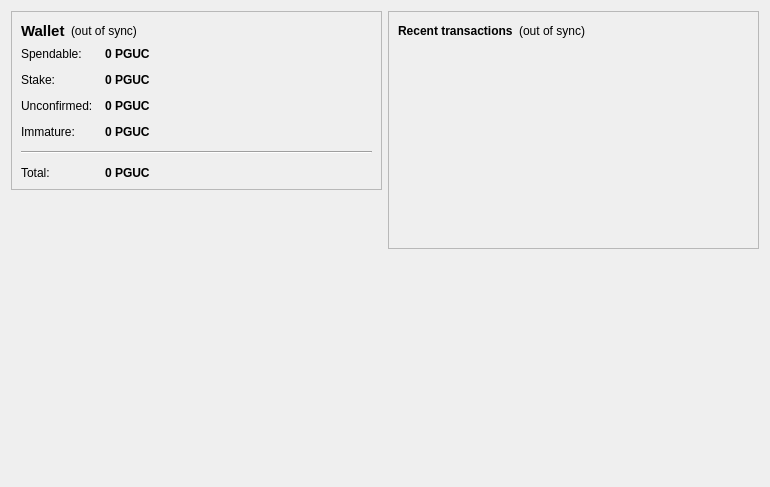
<?xml version="1.0" encoding="UTF-8"?>
<ui version="4.0">
 <class>OverviewPage</class>
 <widget class="QWidget" name="OverviewPage">
  <property name="geometry">
   <rect>
    <x>0</x>
    <y>0</y>
    <width>770</width>
    <height>487</height>
   </rect>
  </property>
  <property name="windowTitle">
   <string>Form</string>
  </property>
  <layout class="QHBoxLayout" name="horizontalLayout" stretch="1,1">
   <item>
    <layout class="QVBoxLayout" name="verticalLayout_2">
     <item>
      <widget class="QFrame" name="frame">
       <property name="frameShape">
        <enum>QFrame::StyledPanel</enum>
       </property>
       <property name="frameShadow">
        <enum>QFrame::Raised</enum>
       </property>
       <layout class="QVBoxLayout" name="verticalLayout_4">
        <item>
         <layout class="QHBoxLayout" name="horizontalLayout_4">
          <item>
           <widget class="QLabel" name="label_5">
            <property name="font">
             <font>
              <pointsize>11</pointsize>
              <weight>75</weight>
              <bold>true</bold>
             </font>
            </property>
            <property name="text">
             <string>Wallet</string>
            </property>
           </widget>
          </item>
          <item>
           <widget class="QLabel" name="labelWalletStatus">
            <property name="toolTip">
             <string>The displayed information may be out of date. Your wallet automatically synchronizes with the plusgoldunioncoin network after a connection is established, but this process has not completed yet.</string>
            </property>
            <property name="styleSheet">
             <string notr="true"/>
            </property>
            <property name="text">
             <string notr="true">(out of sync)</string>
            </property>
            <property name="alignment">
             <set>Qt::AlignLeading|Qt::AlignLeft|Qt::AlignVCenter</set>
            </property>
           </widget>
          </item>
          <item>
           <spacer name="horizontalSpacer_2">
            <property name="orientation">
             <enum>Qt::Horizontal</enum>
            </property>
            <property name="sizeHint" stdset="0">
             <size>
              <width>40</width>
              <height>20</height>
             </size>
            </property>
           </spacer>
          </item>
         </layout>
        </item>
        <item>
         <layout class="QFormLayout" name="formLayout_2">
          <property name="fieldGrowthPolicy">
           <enum>QFormLayout::AllNonFixedFieldsGrow</enum>
          </property>
          <property name="horizontalSpacing">
           <number>12</number>
          </property>
          <property name="verticalSpacing">
           <number>12</number>
          </property>
          <item row="0" column="0">
           <widget class="QLabel" name="label">
            <property name="text">
             <string>Spendable:</string>
            </property>
           </widget>
          </item>
          <item row="0" column="1">
           <widget class="QLabel" name="labelBalance">
            <property name="font">
             <font>
              <weight>75</weight>
              <bold>true</bold>
             </font>
            </property>
            <property name="cursor">
             <cursorShape>IBeamCursor</cursorShape>
            </property>
            <property name="toolTip">
             <string>Your current spendable balance</string>
            </property>
            <property name="text">
             <string notr="true">0 PGUC</string>
            </property>
            <property name="textInteractionFlags">
             <set>Qt::LinksAccessibleByMouse|Qt::TextSelectableByKeyboard|Qt::TextSelectableByMouse</set>
            </property>
           </widget>
          </item>
          <item row="1" column="0">
           <widget class="QLabel" name="label_6">
            <property name="text">
             <string>Stake:</string>
            </property>
           </widget>
          </item>
          <item row="1" column="1">
           <widget class="QLabel" name="labelStake">
            <property name="font">
             <font>
              <weight>75</weight>
              <bold>true</bold>
             </font>
            </property>
            <property name="cursor">
             <cursorShape>IBeamCursor</cursorShape>
            </property>
            <property name="toolTip">
             <string>Total of coins that was staked, and do not yet count toward the current balance</string>
            </property>
            <property name="text">
             <string notr="true">0 PGUC</string>
            </property>
            <property name="textInteractionFlags">
             <set>Qt::LinksAccessibleByMouse|Qt::TextSelectableByKeyboard|Qt::TextSelectableByMouse</set>
            </property>
           </widget>
          </item>
          <item row="2" column="0">
           <widget class="QLabel" name="label_3">
            <property name="text">
             <string>Unconfirmed:</string>
            </property>
           </widget>
          </item>
          <item row="2" column="1">
           <widget class="QLabel" name="labelUnconfirmed">
            <property name="font">
             <font>
              <weight>75</weight>
              <bold>true</bold>
             </font>
            </property>
            <property name="cursor">
             <cursorShape>IBeamCursor</cursorShape>
            </property>
            <property name="toolTip">
             <string>Total of transactions that have yet to be confirmed, and do not yet count toward the current balance</string>
            </property>
            <property name="text">
             <string notr="true">0 PGUC</string>
            </property>
            <property name="textInteractionFlags">
             <set>Qt::LinksAccessibleByMouse|Qt::TextSelectableByKeyboard|Qt::TextSelectableByMouse</set>
            </property>
           </widget>
          </item>
          <item row="3" column="0">
           <widget class="QLabel" name="labelImmatureText">
            <property name="text">
             <string>Immature:</string>
            </property>
           </widget>
          </item>
          <item row="3" column="1">
           <widget class="QLabel" name="labelImmature">
            <property name="font">
             <font>
              <weight>75</weight>
              <bold>true</bold>
             </font>
            </property>
            <property name="toolTip">
             <string>Mined balance that has not yet matured</string>
            </property>
            <property name="text">
             <string notr="true">0 PGUC</string>
            </property>
            <property name="textInteractionFlags">
             <set>Qt::LinksAccessibleByMouse|Qt::TextSelectableByKeyboard|Qt::TextSelectableByMouse</set>
            </property>
           </widget>
          </item>
          <item row="4" column="0" colspan="2">
           <widget class="Line" name="line">
            <property name="orientation">
             <enum>Qt::Horizontal</enum>
            </property>
           </widget>
          </item>
          <item row="5" column="0">
           <widget class="QLabel" name="labelTotalText">
            <property name="text">
             <string>Total:</string>
            </property>
           </widget>
          </item>
          <item row="5" column="1">
           <widget class="QLabel" name="labelTotal">
            <property name="font">
             <font>
              <weight>75</weight>
              <bold>true</bold>
             </font>
            </property>
            <property name="cursor">
             <cursorShape>IBeamCursor</cursorShape>
            </property>
            <property name="toolTip">
             <string>Your current total balance</string>
            </property>
            <property name="text">
             <string notr="true">0 PGUC</string>
            </property>
            <property name="textInteractionFlags">
             <set>Qt::LinksAccessibleByMouse|Qt::TextSelectableByKeyboard|Qt::TextSelectableByMouse</set>
            </property>
           </widget>
          </item>
         </layout>
        </item>
       </layout>
      </widget>
     </item>
     <item>
      <spacer name="verticalSpacer">
       <property name="orientation">
        <enum>Qt::Vertical</enum>
       </property>
       <property name="sizeHint" stdset="0">
        <size>
         <width>20</width>
         <height>40</height>
        </size>
       </property>
      </spacer>
     </item>
     <item>
      <widget class="QLabel" name="label_2">
       <property name="autoFillBackground">
        <bool>true</bool>
       </property>
       <property name="text">
        <string/>
       </property>
       <property name="pixmap">
        <pixmap resource="../bitcoin.qrc">:/icons/mastbg</pixmap>
       </property>
       <property name="scaledContents">
        <bool>false</bool>
       </property>
       <property name="alignment">
        <set>Qt::AlignCenter</set>
       </property>
       <property name="margin">
        <number>0</number>
       </property>
      </widget>
     </item>
    </layout>
   </item>
   <item>
    <layout class="QVBoxLayout" name="verticalLayout_3">
     <item>
      <widget class="QFrame" name="frame_2">
       <property name="frameShape">
        <enum>QFrame::StyledPanel</enum>
       </property>
       <property name="frameShadow">
        <enum>QFrame::Raised</enum>
       </property>
       <layout class="QVBoxLayout" name="verticalLayout">
        <item>
         <layout class="QHBoxLayout" name="horizontalLayout_2">
          <item>
           <widget class="QLabel" name="label_4">
            <property name="text">
             <string>&lt;b&gt;Recent transactions&lt;/b&gt;</string>
            </property>
           </widget>
          </item>
          <item>
           <widget class="QLabel" name="labelTransactionsStatus">
            <property name="toolTip">
             <string>The displayed information may be out of date. Your wallet automatically synchronizes with the plusgoldunioncoin network after a connection is established, but this process has not completed yet.</string>
            </property>
            <property name="styleSheet">
             <string notr="true"/>
            </property>
            <property name="text">
             <string notr="true">(out of sync)</string>
            </property>
            <property name="alignment">
             <set>Qt::AlignRight|Qt::AlignTrailing|Qt::AlignVCenter</set>
            </property>
           </widget>
          </item>
          <item>
           <spacer name="horizontalSpacer">
            <property name="orientation">
             <enum>Qt::Horizontal</enum>
            </property>
            <property name="sizeHint" stdset="0">
             <size>
              <width>40</width>
              <height>20</height>
             </size>
            </property>
           </spacer>
          </item>
         </layout>
        </item>
        <item>
         <widget class="QListView" name="listTransactions">
          <property name="styleSheet">
           <string notr="true">QListView { background: transparent; }</string>
          </property>
          <property name="frameShape">
           <enum>QFrame::NoFrame</enum>
          </property>
          <property name="verticalScrollBarPolicy">
           <enum>Qt::ScrollBarAlwaysOff</enum>
          </property>
          <property name="horizontalScrollBarPolicy">
           <enum>Qt::ScrollBarAlwaysOff</enum>
          </property>
          <property name="selectionMode">
           <enum>QAbstractItemView::NoSelection</enum>
          </property>
         </widget>
        </item>
       </layout>
      </widget>
     </item>
     <item>
      <spacer name="verticalSpacer_2">
       <property name="orientation">
        <enum>Qt::Vertical</enum>
       </property>
       <property name="sizeHint" stdset="0">
        <size>
         <width>20</width>
         <height>40</height>
        </size>
       </property>
      </spacer>
     </item>
    </layout>
   </item>
  </layout>
 </widget>
 <resources>
  <include location="../bitcoin.qrc"/>
 </resources>
 <connections/>
</ui>
